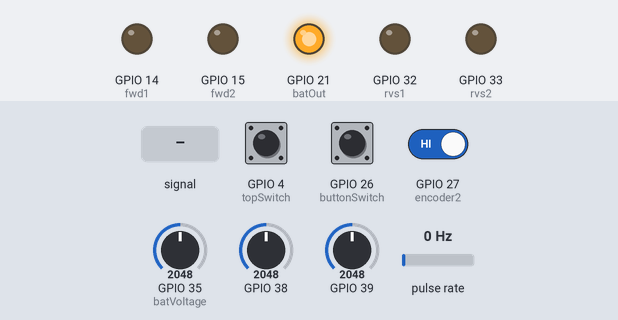
Bench run of a sketch on a simulated ESP32. Shown: output pins drawn as LEDs (lit = HIGH). Wiring (inferred from the names in the program): pulse sensor: data GPIO 13. Dashed ring = blinking. The inputs (shaded band) are chosen by the test bench; at power-on: pulse rate 0 Hz, GPIO 38 = 2048, GPIO 39 = 2048, GPIO 4 (topSwitch) HIGH, GPIO 26 (buttonSwitch) HIGH, GPIO 27 (encoder2) HIGH, GPIO 35 (batVoltage) = 2048 (analog values on the 0–4095 scale). Nothing arrives over Bluetooth unless stated.

Above: at 2.4 s.
2.5 s: GPIO 38 fed a 200 Hz sine of ±1842 counts around its level
At 3.47 s:
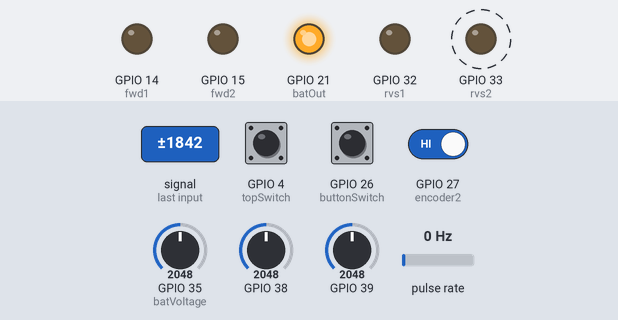
5.5 s: pulse rate (sensor on GPIO 13) set to 6 Hz
At 7.67 s:
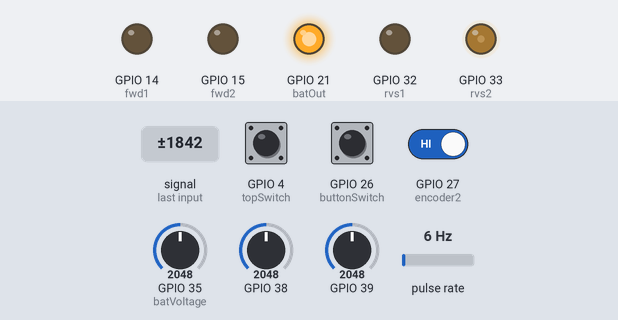
8.5 s: GPIO 38 set to 2866
At 9.6 s:
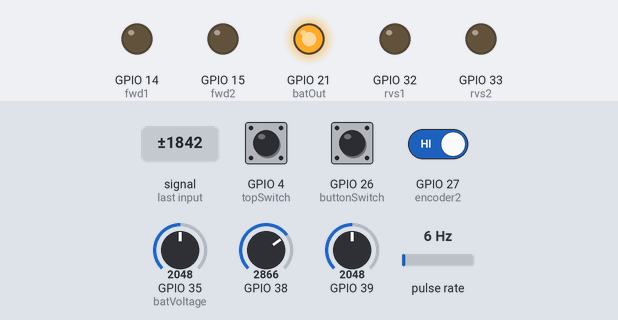
10.0 s: GPIO 39 set to 122
Timing chart, 0 to 12.5 s (numbered marks = the images above; inputs shaded):
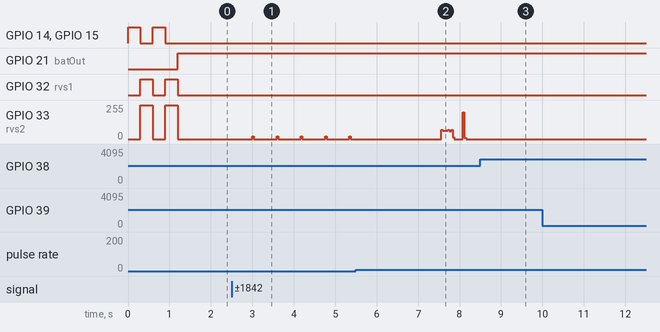

Measured:
- after the input at 2.5 s, GPIO 33 (rvs2): alternates 20/255 for 0.04 s and 0/255 for 0.55 s, starting after 0.50 s
- after the input at 8.5 s, GPIO 33 (rvs2): stays 0/255 (without the input it goes to 50/255 after 0.99 s)

The sketch:

axisSteppedJoystickModeEdits.ino
```cpp
#include "BluetoothSerial.h"

#if !defined(CONFIG_BT_ENABLED) || !defined(CONFIG_BLUEDROID_ENABLED)
#error Bluetooth is not enabled! Please run `make menuconfig` to and enable it
#endif
BluetoothSerial SerialBT;

const int fwd2 = 15; ////////////////////////define hardware pin numbers
const int rvs2 = 33;
const int fwd1 = 14;
const int rvs1 = 32;
//const int led = 21;        // use this for simplified led behaviour, can write high or low, otherwise batOut pwm controls led.
const int encoder1 = 13;
const int encoder2 = 27;
const int buttonSwitch = 26;
const int batOut = 21;
const int topSwitch = 4;
const int batVoltage = 35; //////////////////////////////////////
bool button1;
bool button2;
const int pwmFreq = 25000;
int encoderValue;
int interrupt_cnt = 0;
int times[2];
bool toggle;
int count=0;
int sliderOne = 0;
int sliderTwo = 0;
int oldSliderOne = 0;
int oldSliderTwo = 0;
String output;
bool scrollOne = false;
bool scrollTwo = false;
int snapIncrement = 30;
const int numReadings = 6;  // number of reads to average

int readings[numReadings];      // the readings from the analog input
int readIndex = 0;              // the index of the current reading
int total = 0;                  // the running total
int average = 0;
int readings2[numReadings];      // the readings from the analog input
int readIndex2 = 0;              // the index of the current reading
int total2 = 0;                  // the running total
int average2 = 0;
int fader1Val = 0;
int fader2Val = 0;
int fader1Old = 0;
int fader2Old = 0;
int sliderOneOffset = 0;
int sliderTwoOffset = 0;
int scrollSpeed = 30;
void setup() {
 Serial.begin(115200);  // for serial coms with cable only... Helpful for troubleshooting without requiring changing serial port to bluetooth. Make sure baud rate is set in the ide as well. just need Serial.print(""); or Serial.println("");
 SerialBT.begin("RedAxis1"); //name your axis here - is what comes up in bluetooth devices. Bt serial does not need a baud rate.
ledcSetup (4, pwmFreq, 8); // sets up pwm
for (int i = 0; i < 4; i++)
  {
    ledcSetup(i, pwmFreq, 8); // 0 - 255 duty cycle
  }
  ledcAttachPin(fwd1, 0);
  ledcAttachPin(rvs1, 1);
  ledcAttachPin(fwd2, 2);
  ledcAttachPin(rvs2, 3);
ledcAttachPin(batOut, 4); //
//pinMode(led, OUTPUT);  // more pin setups
pinMode(buttonSwitch, INPUT_PULLUP);
pinMode(topSwitch, INPUT_PULLUP);
//digitalWrite(led, HIGH);
analogReadResolution(12); //  can use highher analog read resolutions but values will get very shaky. Sid has a method that averages multiple reads for better accuracy

pinMode(encoder1, INPUT_PULLUP);
pinMode(encoder2, INPUT_PULLUP);
pinMode(fwd1, OUTPUT);
pinMode(rvs1, OUTPUT);
pinMode(fwd2, OUTPUT);
pinMode(rvs2, OUTPUT);
digitalWrite(fwd1, LOW);
digitalWrite(fwd2, LOW);
digitalWrite(rvs1, LOW);
digitalWrite(rvs2, LOW);


attachInterrupt(digitalPinToInterrupt(encoder1), easyenc, RISING); // attaches interrupt on encoder.
wiggle();
wiggle();


}

void loop() {
  ReadAndAverageInputs();
  readsliders();
  batLevel();
  readButtons();


}
void readButtons()
{
  //Serial.println(digitalRead(buttonSwitch));
  //delay(10);
  if (digitalRead(buttonSwitch)!= button1)
  {
    button1 =digitalRead(buttonSwitch);
    SendOutput();
  }
  if (digitalRead(topSwitch)!= button2)
  {
    button2 =digitalRead(topSwitch);
    SendOutput();
  }
}
void batLevel()   // writes led brightness based on battery charge. Also, power switch must be on to charge battery!
{
    int bat = analogRead(batVoltage);
    ledcWrite(4, map(bat, 230, 273, 10, 255 ) );
}
void readsliders()   // this is stepped output mode only... only multiples of snapIncrement are outputted// changed to averaged values of REadAndAverageInputs
{
 int ReadSliderOne = fader1Val;
 int ReadSliderTwo = fader2Val;
 if (ReadSliderOne %snapIncrement == 0 && ReadSliderOne != oldSliderOne)
 {

    bump(1, 2, 200);
    sliderOne = ReadSliderOne;
    oldSliderOne = sliderOne;
    SendOutput();


 }
  if (ReadSliderTwo %snapIncrement == 0 && ReadSliderTwo != oldSliderTwo)
 {

    bump(2, 2,200);
    sliderTwo = ReadSliderTwo;
    oldSliderTwo = sliderTwo;
    SendOutput();


 }

 if (analogRead(A3)/4 == 0||analogRead(A3)/4 == 1023)  // joystick snap back at ends
 {
  snapBack(1);
 }
 if (analogRead(A2)/4 == 0||analogRead(A2)/4 == 1023)
 {
  snapBack(2);
 }

 }
 void ReadAndAverageInputs() {
  total = total - readings[readIndex];
  total2 = total2 - readings2[readIndex];
  readings[readIndex] = analogRead(A3) / 4;
  readings2[readIndex] = analogRead(A2) / 4;
  total = total + readings[readIndex];
  total2 = total2 + readings2[readIndex];
  readIndex ++;
  if (readIndex >= numReadings) {
    readIndex = 0;
  }
  fader1Val =  (total / numReadings);
  fader2Val = (total2 / numReadings);
}

 void SendOutput()
 {
  SerialBT.print(sliderOne);
  SerialBT.print (" ");
  SerialBT.print(sliderTwo);
  SerialBT.print (" ");
  SerialBT.print(encoderValue);
  SerialBT.print (" ");
  SerialBT.print(button1);
  SerialBT.print (" ");
  SerialBT.print(button2);
  SerialBT.println("");


 }

 void snapBack(int slider)
 {
  int delayPeriod = 5; // in ms. increase this delay if it is sending too fast in joystick mode
  if (slider ==1){
   while ((analogRead(A3)/4) <200)
   {
    scrollOne = true;
    digitalWrite(fwd1, HIGH);
  digitalWrite(rvs1, LOW);
  bump(1, scrollSpeed, 255);
  sliderOne --;
    SendOutput();
    delay(delayPeriod );
   }

   while ((analogRead(A3)/4)> 800)
   {
    scrollOne = true;
    sliderOne ++;
     digitalWrite(fwd1, LOW);
  digitalWrite(rvs1, HIGH);
  bump(3, scrollSpeed, 255);
    SendOutput();
    delay(delayPeriod );
   }
digitalWrite(fwd1, LOW);
  digitalWrite(rvs1, LOW);
  delay(300);
   scrollOne = false;
   sliderOneOffset = sliderOne;

 }
 else
 {
   while ((analogRead(A2)/4) <200)
   {
    scrollTwo = true;
    sliderTwo --;
    digitalWrite(fwd2, HIGH);
  digitalWrite(rvs2, LOW);
  bump(2, scrollSpeed, 255);
    SendOutput();
    delay(delayPeriod );
   }
   while ((analogRead(A2)/4)> 800)
   {
    scrollTwo = true;
     digitalWrite(fwd2, LOW);
  digitalWrite(rvs2, HIGH);
  sliderTwo ++;
  bump(4, scrollSpeed, 255);
    SendOutput();
    delay(delayPeriod );
   }
digitalWrite(fwd2, LOW);
  digitalWrite(rvs2, LOW);
  delay(300);
   scrollTwo = false;
   sliderTwoOffset = sliderTwo;


 }
 }

void bump(int slider, int period, int pwm) // bumps for stepped mode.
{
  if (slider == 1 )
  {
   // digitalWrite(fwd1, HIGH);
   //digitalWrite(rvs1, LOW);
   ledcWrite(0, pwm);
   ledcWrite(1, 0);
   delay(period);
   ledcWrite(0, 0);
   ledcWrite(1, 0);
  // digitalWrite (fwd1, LOW);
   //digitalWrite(rvs1, LOW);
  }
  else if (slider ==2)
  {


    //digitalWrite(fwd2, LOW);
   //digitalWrite(rvs2, HIGH);
     ledcWrite(2, 0);
   ledcWrite(3, pwm);
   delay(period);
   ledcWrite(2, 0);
   ledcWrite(3, 0);
   digitalWrite (fwd2, LOW);
   digitalWrite(rvs2, LOW);
  }
  else if (slider ==3) // backwards 1
    {
    //digitalWrite(fwd1, LOW);
   //digitalWrite(rvs1, HIGH);
   ledcWrite(0, 0);
   ledcWrite(1, pwm);
   delay(period);
    ledcWrite(0, 0);
   ledcWrite(1, 0);
   digitalWrite (fwd1, LOW);
   digitalWrite(rvs1, LOW);
  }
    else if (slider ==4) // backwards 1
    {
    //digitalWrite(fwd2, HIGH);
   //digitalWrite(rvs2, LOW);
   ledcWrite(2, pwm);
   ledcWrite(3, 0);
   delay(period);
   ledcWrite(2, 0);
   ledcWrite(3, 0);
   digitalWrite (fwd2, LOW);
   digitalWrite(rvs2, LOW);
  }
}
void wiggle()
{
  digitalWrite(fwd1, HIGH);
  digitalWrite(rvs1, LOW);
  digitalWrite(fwd2, HIGH);
  digitalWrite(rvs2, LOW);
//  digitalWrite(led, LOW);
  delay(300);
  digitalWrite(fwd1, LOW);
  digitalWrite(rvs1, HIGH);
 digitalWrite(fwd2, LOW);
  digitalWrite(rvs2, HIGH);
  //digitalWrite(led, HIGH);
    delay(300);
    digitalWrite(fwd1, LOW);
  digitalWrite(rvs1, LOW);
  digitalWrite(fwd2, LOW);
  digitalWrite(rvs2, LOW);
 // digitalWrite(led, HIGH);


}
void easyenc() // interrupt is called on rotary encoder. We can do software debouncing too if dial is jumpy.
{

  int inputB = digitalRead(27);

   if (inputB == LOW)
    {
      if (digitalRead(buttonSwitch)==HIGH) //Press and rotate dial to change snap increment
           {
           encoderValue++;
           SendOutput();
           }
           else
           {
            snapIncrement ++;
           }
    }
    else
    {
      if (digitalRead(buttonSwitch) == HIGH)
      {
         encoderValue--;
         SendOutput();
      }
      else if (snapIncrement>=10) // set ten as the minimum increment.
      {
         snapIncrement --;
      }
    }

}
```
